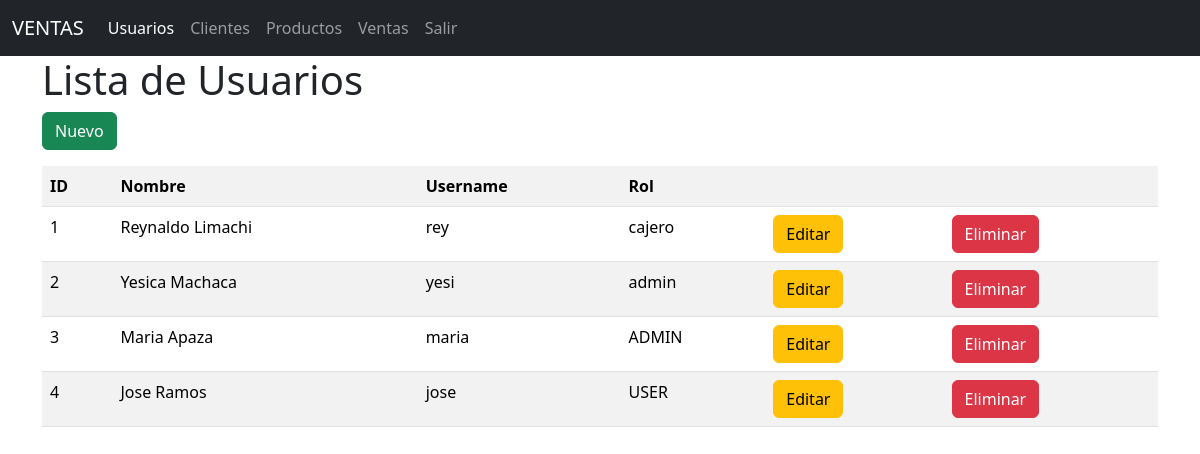
Screenshot of /usuarios/ with the database file from the repository.
### models/usuario_model.py (models this page shows, shortened)
class Usuario(db.Model):
    __tablename__ = 'usuarios'
    id = db.Column(db.Integer, primary_key=True)
    nombre = db.Column(db.String(80), nullable=False)
    username = db.Column(db.String(20), nullable=False)
    password = db.Column(db.String, nullable=False)
    rol = db.Column(db.String(20), nullable=False)

### controllers/usuario_controller.py (the view)
@usuario_bp.route('/')
def index():
    usuarios = Usuario.query.all()
    return usuario_view.list(usuarios)

### run.py (called while the page is built)
@app.context_processor
def inject_active_path():
    def is_active(path):
        return 'active' if request.path == path else ''
    return (dict(is_active = is_active))

### views/usuario_view.py (called while the page is built)
def list(usuarios):
    return render_template('usuarios/index.html', usuarios=usuarios)

### templates/usuarios/index.html (shortened to what this page needs)
{% extends 'base.html' %}
{% block content %}
<h1>Lista de Usuarios</h1>
<a href="{{ url_for('usuario.create') }}" class="btn btn-success mb-3">Nuevo</a>
<table class="table table-striped">
    <tr>
        <th>ID</th>
        <th>Nombre</th>
        <th>Username</th>
        <th>Rol</th>
        <th></th>
        <th></th>
    </tr>
    {% for item in usuarios %}
    <tr>
        <td>{{item.id}}</td>
        <td>{{item.nombre}}</td>
        <td>{{item.username}}</td>
        <td>{{item.rol}}</td>
        <td>
            <a href="{{ url_for('usuario.edit',id=item.id) }}" class="btn btn-warning">Editar</a>
        </td>
        <td>
            <a href="{{ url_for('usuario.delete', id=item.id) }}" class="btn btn-danger">Eliminar</a>
        </td>
    </tr>
    {% endfor %}
</table>
{% endblock %}

### rows the page displays
Usuario: id "1", nombre "Reynaldo Limachi", username "rey", rol "cajero"
Usuario: id "2", nombre "Yesica Machaca", username "yesi", rol "admin"
Usuario: id "3", nombre "Maria Apaza", username "maria", rol "ADMIN"
Usuario: id "4", nombre "Jose Ramos", username "jose", rol "USER"
